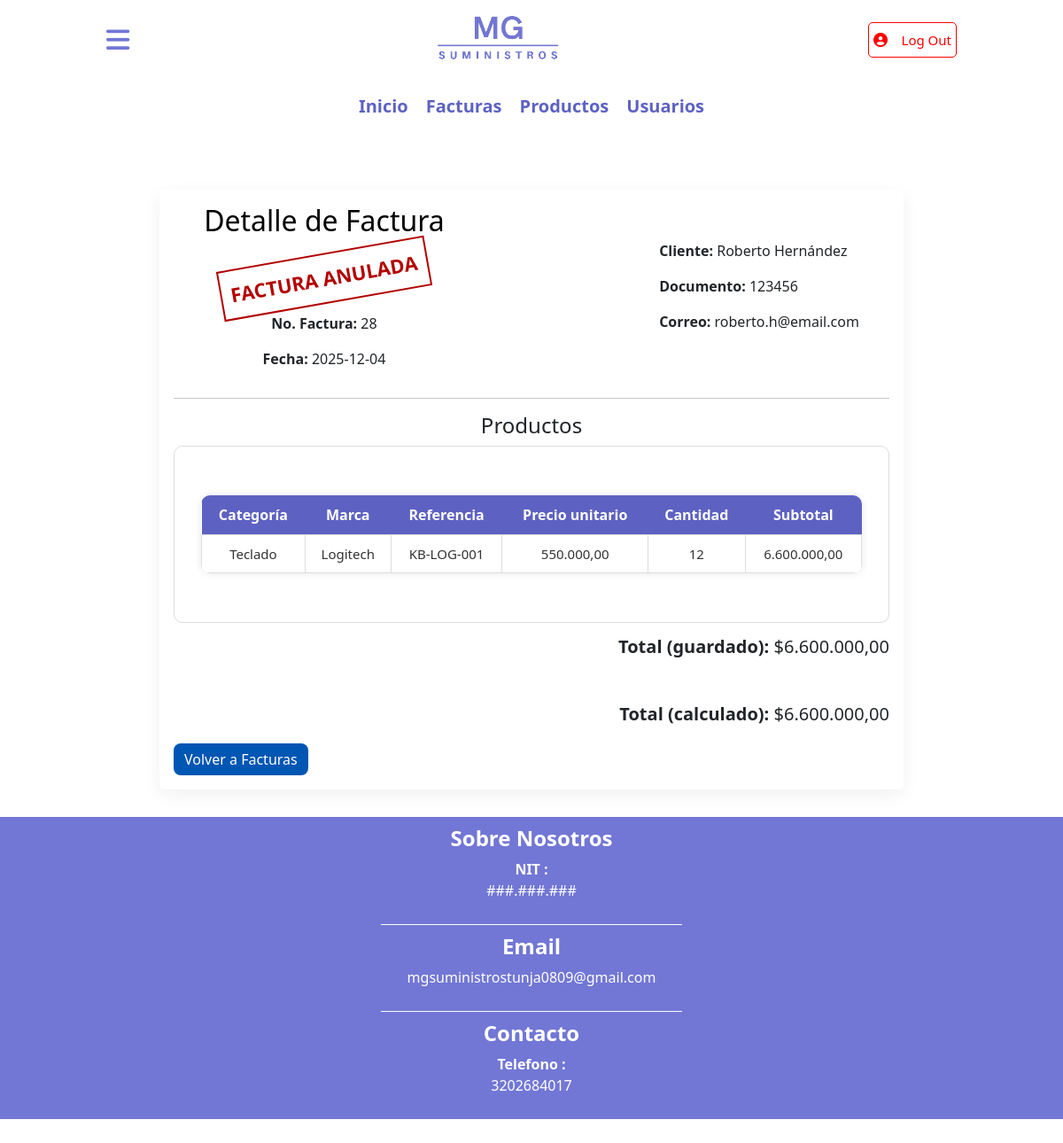
/compra_producto/detalle.php?id=28 (signed in), run on the app's committed database.
### tables this page shows
CREATE TABLE `compra` (
  `id_compra` int(11) NOT NULL,
  `fecha_compra` date NOT NULL,
  `valor_total` decimal(12,0) NOT NULL,
  `id_vendedor` int(11) NOT NULL,
  `id_cliente` int(11) NOT NULL,
  `id_empresa` int(11) NOT NULL,
  `id_estado_factura` int(11) NOT NULL DEFAULT 1
);

CREATE TABLE `persona` (
  `id_persona` int(11) NOT NULL,
  `nombre` varchar(40) NOT NULL,
  `id_tipo_identidad` int(11) DEFAULT NULL,
  `id_tipo_documento` int(11) NOT NULL,
  `numero_documento` varchar(40) DEFAULT NULL,
  `correo_electronico` varchar(50) DEFAULT NULL,
  `contrasena` varchar(40) DEFAULT NULL,
  `id_rol` int(11) DEFAULT NULL,
  `direccion` varchar(40) DEFAULT NULL,
  `ciudad` int(11) DEFAULT NULL
);

CREATE TABLE `compra_producto` (
  `id_compra_producto` int(11) NOT NULL,
  `cantidad` int(11) NOT NULL,
  `precio_unitario` decimal(12,0) NOT NULL,
  `id_compra` int(11) NOT NULL,
  `id_producto` int(11) NOT NULL
);

CREATE TABLE `categoria` (
  `id_categoria` int(11) NOT NULL,
  `tipo_categoria` varchar(40) NOT NULL
);

CREATE TABLE `marca` (
  `id_marca` int(11) NOT NULL,
  `nombre_marca` varchar(40) NOT NULL
);

CREATE TABLE `producto` (
  `id_producto` int(11) NOT NULL,
  `id_categoria` int(11) NOT NULL,
  `id_marca` int(11) NOT NULL,
  `referencia` varchar(50) NOT NULL,
  `stock` int(11) NOT NULL,
  `precio_compra` decimal(10,2) NOT NULL,
  `precio_venta` decimal(10,2) NOT NULL,
  `id_proveedor` int(11) DEFAULT NULL
);

### compra_producto/detalle.php (the view, shortened to what this page needs)
<?php
require_once("../config/database.php");
$id_compra = intval($_GET['id']);
$sqlFacturaQ = "
    SELECT
        compra.id_compra,
        compra.fecha_compra,
        compra.valor_total,
        compra.id_estado_factura,
        estado_factura.nombre_estado AS estado,
        persona.nombre AS cliente,
        persona.numero_documento,
        persona.correo_electronico
    FROM compra
    INNER JOIN persona ON compra.id_cliente = persona.id_persona
    INNER JOIN estado_factura ON compra.id_estado_factura = estado_factura.id_estado
    WHERE compra.id_compra = $id_compra
    LIMIT 1
";
$sqlFactura = mysqli_query($conexion, $sqlFacturaQ);
$factura = mysqli_fetch_assoc($sqlFactura);
$sqlDetalleQ = "
    SELECT
        producto.referencia,
        categoria.tipo_categoria,
        marca.nombre_marca,
        compra_producto.cantidad,
        compra_producto.precio_unitario,
        (compra_producto.cantidad * compra_producto.precio_unitario) AS subtotal
    FROM compra_producto
    INNER JOIN producto ON compra_producto.id_producto = producto.id_producto
    INNER JOIN categoria ON producto.id_categoria = categoria.id_categoria
    INNER JOIN marca ON producto.id_marca = marca.id_marca
    WHERE compra_producto.id_compra = $id_compra
";
$sqlDetalle = mysqli_query($conexion, $sqlDetalleQ);
?>
<!DOCTYPE html>
<html lang="es">
<head>
    <link rel="stylesheet" href="../CSS/styles.css">
</head>
<body>
<?php include("../temp/header.php"); ?>
<?php include("../temp/contenido.php"); ?>
<div class="box" id="contenido">
  <div class="texto-detalle-factura">
    <div>
      <h2 id="titulo-factura">Detalle de Factura</h2>
      <?php if ($factura['id_estado_factura'] == 2) { ?>
    <div class="sello-anular-factura">
        FACTURA ANULADA
    </div>
<?php } ?>
      <br>
      <p><strong>No. Factura: </strong> <?php echo htmlspecialchars($factura['id_compra']); ?></p>
      <p><strong>Fecha: </strong> <?php echo htmlspecialchars($factura['fecha_compra']); ?></p>
    </div>
    <div class="texto-cliente-factura" >
      <p><strong>Cliente:</strong> <?php echo htmlspecialchars($factura['cliente']); ?></p>
      <p><strong>Documento:</strong> <?php echo htmlspecialchars($factura['numero_documento']); ?></p>
      <p><strong>Correo:</strong> <?php echo htmlspecialchars($factura['correo_electronico']); ?></p>
    </div>
  </div>
  <hr>
  <h4>Productos</h4>
  <fieldset>
  <table class="tabla_roles">
    <tr>
        <th>Categoría</th>
        <th>Marca</th>
        <th>Referencia</th>
        <th>Precio unitario</th>
        <th>Cantidad</th>
        <th>Subtotal</th>
    </tr>
    <?php
    $total_calc = 0;
    while ($item = mysqli_fetch_assoc($sqlDetalle)) {
        $cantidad = (int)($item['cantidad'] ?? 0);
        $precio_unit = (float)($item['precio_unitario'] ?? 0);
        $subtotal = (float)($item['subtotal'] ?? ($cantidad * $precio_unit));
        $total_calc += $subtotal;
        echo "<tr>
                <td>" . htmlspecialchars($item['tipo_categoria']) . "</td>
                <td>" . htmlspecialchars($item['nombre_marca']) . "</td>
                <td>" . htmlspecialchars($item['referencia']) . "</td>
                <td>" . number_format($precio_unit,2,',','.') . "</td>
                <td>$cantidad</td>
                <td>" . number_format($subtotal,2,',','.') . "</td>
              </tr>";
    }
    ?>
  </table>
    </fieldset>
  <div class="total">
    <p><strong>Total (guardado):</strong> $<?php echo number_format((float)$factura['valor_total'],2,',','.'); ?></p>
    <br>
    <p><strong>Total (calculado):</strong> $<?php echo number_format($total_calc,2,',','.'); ?></p>
  </div>
  <div style="margin-top:18px; display:flex; gap:12px;">
      <a class="btn-filtro" href="../compra/select.php">Volver a Facturas</a>
  </div>
</div>
<?php include("../temp/footer.php"); ?>
</body>
</html>

### CSS/styles.css (style rules this page uses)
body { margin: 0; font-family:'Segoe UI', Tahoma, Geneva, Verdana, sans-serif; font-weight: 400px; }
#contenido { text-align: center; align-items: center; height: auto; align-content: center; margin-bottom: 30px; }
fieldset { border: 1px solid #ddd; border-radius: 10px; padding: 30px; overflow-x: auto; -webkit-overflow-scrolling: touch; }
table.tabla_roles { width: 95%; margin: 25px auto; border-collapse: collapse; background-color: #fff; box-shadow: 0 0 8px rgba(0, 0, 0,0.1); border-radius: 10px; overflow: hidden; box-sizing: border-box; max-width: 100%; }
table.tabla_roles th { background-color: #5D62C2 ; color: white; padding: 10px; text-align: center; font-weight: bold; font-size: 16px; }
table.tabla_roles td { border: 1px solid #ddd; text-align: center; padding: 10px; font-size: 15px; color: #333; }
.btn-filtro { background-color: #0056b3; color: white; padding: 10px 12px; border-radius: 8px; text-decoration: none; margin-right: 8px; transition: all 0.18s ease; font-size: 16px; line-height: 1; }
.box { max-width: 70%; margin: 24px auto; padding: 16px; background: #fff; border-radius: 6px; box-shadow: 0 6px 20px rgba(0,0,0,0.06); }
.texto-detalle-factura { display: flex; justify-content: center; gap: 30%; align-items: center; }
#titulo-factura { color: black; }
.texto-cliente-factura { text-align: left; }
.total { text-align: right; font-size: 1.25rem; margin-top: 12px; }
.sello-anular-factura { padding:10px; margin:10px 0; text-align:center; font-size:22px; font-weight:bold; color:#b30000; border:2px solid #b30000; display:inline-block; transform:rotate(-10deg); }
@media (max-width: 1200px) { table.tabla_roles { width: max-content; min-width: 100%; display: table; } }

### data on the page
compra: id_compra "28", fecha_compra "2025-12-04", id_cliente.nombre "Roberto Hernández", id_cliente.numero_documento "123456", id_cliente.correo_electronico "roberto.h@email.com", valor_total "6.600.000,00"
compra_producto: categoria.tipo_categoria "Teclado", marca.nombre_marca "Logitech", id_producto.referencia "KB-LOG-001", precio_unitario "550.000,00", cantidad "12", subtotal "6.600.000,00"

### other printed values
$total_calc "6.600.000,00"
